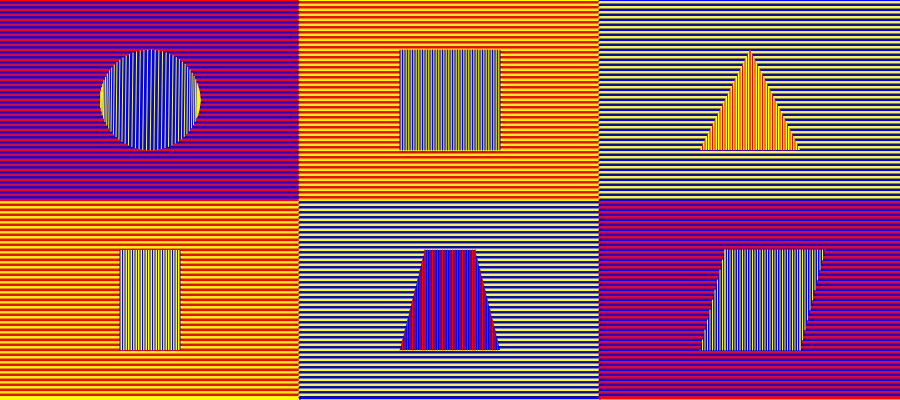
Frame 1 (no input)
Frame 60 (no input): identical to frame 1, image omitted
Frame 120 (the mouse pressed at the canvas centre since frame 60): identical to frame 1, image omitted

The p5.js sketch that drew this single still picture (run headless with seeded random() and noise() and a simulated clock; from frame 60 on, the mouse is pressed at the canvas centre):

// p5.js sketch
// ── sketch.js
var r;
var angle, angle2;
function setup() {
  createCanvas(900, 400);
  r = width/18;
  angle = 19 * PI/18;
  angle2 = PI -0.15;
  
   background(220);
  //The seperation lines
  strokeWeight(1)
  stroke(0)
  line (width/3, 0, width/3, height)
  line(2 *width/3, 0, 2 * width/3, height)
  line(0, height/2, width, height/2)
  
 //1st part
  //The horizontal parallel lines
  for (var y = 0; y < height/2; y = y +5){
    strokeWeight(3)
    stroke(255, 0, 0)
    line(0, y, width/3, y)
     stroke(0,0,255)
    line(0,y+2.5,width/3,y+2.5)
  }
  
  //The middle part with verticle lines inside
   noStroke()
  fill(0,0,255)
  circle(width/6,height/4, 2* r)
  
  for(var i = 19 * PI/18; i >= 0 ;i = i - 0.075){
    x =width/6 + r * cos(angle);
    y = height/4 +r * sin(angle);
    var x2 =width/6 + r * cos(angle2);
    var y2 = height/4  +r * sin(angle2);
    strokeWeight(1)
    stroke(255,255,0)
    line(x2,y2, x,y);
    angle = angle + 0.075;
    angle2 = angle2 - 0.075;
    
  }
  
  //Second part
  for (y = 0; y < height/2; y = y +5){
    strokeWeight(3)
    stroke(255, 255, 0)
    line(width/3, y, 2*width/3, y)
     stroke(255,0,0)
    line(width/3,y+2.5,2 *width/3,y+2.5)
  }
  noStroke()
  fill(200,200,0)
  square(4/9 * width,height /8, width/9)
  for (x = 4/9 * width; x <= 5/9 * width; x = x + 2.5){
    strokeWeight(1)
    stroke(0, 0, 255)
    line(x, height/8, x, height/8 + width/9)
  }
  
  //Third part
   for (y = 0; y < height/2; y = y +5){
    strokeWeight(3)
    stroke(0, 0, 255)
    line(2* width/3, y, width, y)
     stroke(255,255,0)
    line(2 * width/3 ,y+2.5,width,y+2.5)
  }
  //shape inside 
  noStroke()

  fill(255,255,0)
  triangle(5/6 * width,height/8 ,7/9 * width, 3 * height/8, 8 * width/9, 3 * height/8)
  
  //lines inside shapes
    y = 3 * height/8 
   for (x = 7* width/9; x <= 5 * width/6; x = x + 2.5){
    strokeWeight(1)
    stroke(255, 0, 0)
    line(x, y, x, 3 * height/8)
     y = y - 5;
  }
  y = height/8
  for (x = 5 * width/6; x < 8 * width/9; x = x + 2.5){
    strokeWeight(1)
    stroke(255, 0, 0)
    line(x, y, x, 3 * height/8)
     y = y + 5;
  }
  
  //Fourth part
 for (y = height/2; y < height; y = y + 5){
    strokeWeight(3)
    stroke(255, 0, 0)
    line(0, y, width/3, y)
     stroke(255,255,0)
    line(0,y+2.5,width/3,y+2.5)
  }
  
  //inside of fourth part
  noStroke();
  rect(2 * width/15,5 * height/8, width/15, height/4)
  for (x = 2 * width/15; x <= width/5; x = x + 2.5){
    strokeWeight(1)
    stroke(0, 0, 255)
    line(x,5 * height/8 , x, 7 * height/8)  
  }
  
  //fifth part
  for (y = height/2; y < height; y = y +5){
    strokeWeight(3)
    stroke(255, 255, 0)
    line(width/3, y, 2 * width/3, y)
     stroke(0,0,255)
    line(width/3,y+2.5,2 * width/3 ,y+2.5)
  }
  
  //shape of 5th part
  noStroke();
  fill(0,0,255);
  quad(17 * width/36, 5 * height/8, 4 * width /9, 7 * height/8, 5 * width/9, 7 * height/8, 19 * width/36, 5 * height/8)
  //lines inside the shapes
  //lines for first triangle 
  y = 7 * height/8;
  for (x = 4 * width/9; x <= 17 * width/36; x = x + 2.5){
    strokeWeight(1)
    stroke(255, 0, 0)
    line(x, y, x, 7 * height/8)
     y = y - 10;
  }
  //lines for square
  for (x = 17 * width/36; x <= 19 * width/36; x = x + 2.5){
    strokeWeight(1)
    stroke(255, 0, 0)
    line(x, 5 * height/8, x, 7 * height/8)
  }
  //lines for second triangle
 y = 5 * height/8
  for (x = 19 * width/36; x < 5 * width/9; x = x + 2.5){
    strokeWeight(1)
    stroke(255, 0, 0)
    line(x, y, x, 7 * height/8)
     y = y + 10;
  }
  
   //sixth part 
  for (y = height/2; y < height; y = y +5){
    strokeWeight(3)
    stroke(0, 0, 255)
    line(2 * width/3, y, width, y)
     stroke(255,0,0)
    line(2 * width/3,y+2.5,width,y+2.5)
  }
  //shape inside
  noStroke();
  fill(0,0,255);
  quad(29 * width/36 ,5 * height/8, 7 * width/9, 7 * height/8, 8 * width/9, 7 * height/8, 11 * width/12, 5 * height/8)
  //lines for triangle
    y = 7 * height/8;
  for (x = 7 * width/9; x <= 29 * width/36; x = x + 2.5){
    strokeWeight(1)
    stroke(255, 255, 0)
    line(x, y, x, 7 * height/8)
     y = y - 10;
  }
  //lines for square
  for (x = 29 * width/36; x <= 8 * width/9; x = x + 2.5){
    strokeWeight(1)
    stroke(255, 255, 0)
    line(x, 5 * height/8, x, 7 * height/8)
  }
  
   y = 7 * height/8;
  for (x = 8 * width/9; x <= 11 * width/12; x = x + 2.5){
    strokeWeight(1)
    stroke(255, 255, 0)
    line(x, y, x, 5 * height/8)
     y = y - 10;
  }
  
  
}

function draw() {
 
}
// ── style.css
*{
  margin: auto;
  padding: 100px;
  background-color: aquamarine;
}

html, body {
  margin: 0;
  padding: 0;
}
canvas {
  display: block;
}
